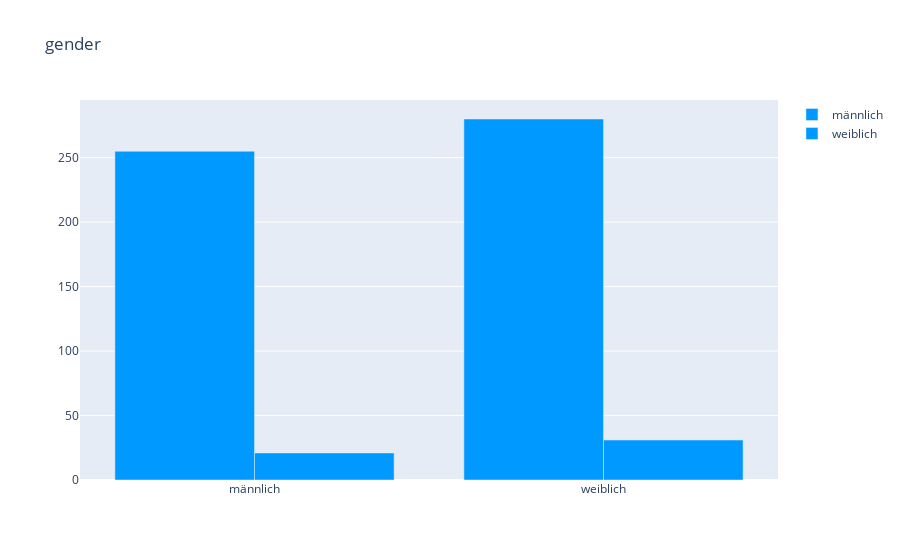

This figure's notebook cell:
### Code cell
#import plotly.figure_factory as ff
# does not work / does not show
fig = go.Figure()
fig.add_traces(traces)
fig.layout.update({'title': 'gender'})
fig.show()

### Figure 1 — Plotly figure (JSON) as saved in the notebook; plotly's stock layout.template omitted (floating-point values rounded to 4 significant figures)
{"data": [{"marker": {"color": "#0099ff"}, "name": "männlich", "type": "bar", "x": ["männlich", "weiblich"], "xaxis": "x2", "y": [255, 280, 443], "yaxis": "y2"}, {"marker": {"color": "#0099ff"}, "name": "weiblich", "type": "bar", "x": ["männlich", "weiblich"], "xaxis": "x2", "y": [21, 31, 44], "yaxis": "y2"}], "layout": {"title": {"text": "gender"}}}
